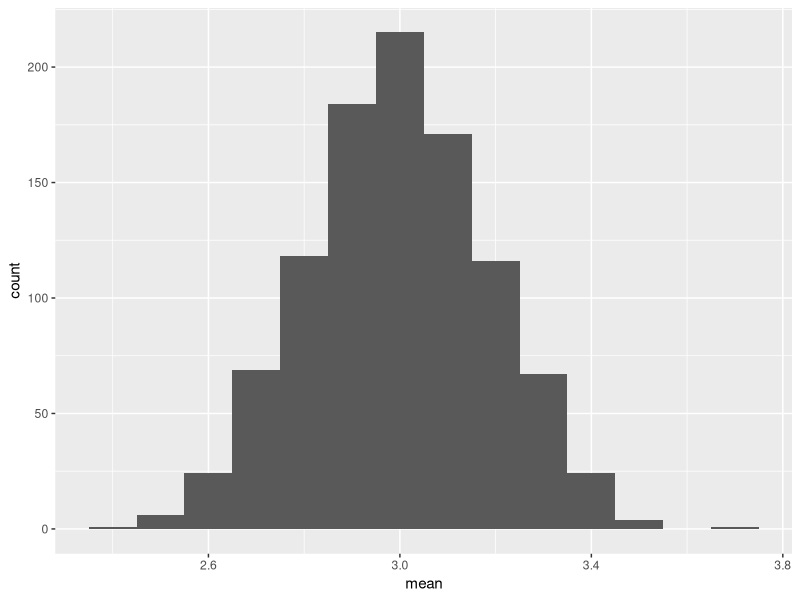

Write R code to recreate this figure.
# Link to full activity here: 
# https://s3.us-west-2.amazonaws.com/secure.notion-static.com/96954b01-a35a-4a20-ac7c-c2e6e4faaaa6/activity.pdf?X-Amz-Algorithm=AWS4-HMAC-SHA256&X-Amz-Content-Sha256=UNSIGNED-PAYLOAD&X-Amz-Credential=AKIAT73L2G45EIPT3X45%2F20221104%2Fus-west-2%2Fs3%2Faws4_request&X-Amz-Date=20221104T134812Z&X-Amz-Expires=86400&X-Amz-Signature=e8cc95d6c3bef1a1551d5baabb5244c761b5ca2c280b32bf79ee1be6713ff04b&X-Amz-SignedHeaders=host&response-content-disposition=filename%3D%22activity.pdf%22&x-id=GetObject

# Activity
# Think of a random variable constructed by transforming with a certain non-liner function
# 𝑓 a categorical, binomial, Poisson or Gaussian random variable.
# • Take a sample of size 50, save it into a variable x.
# • You can calculate the mean of this sample using function mean(). Repeat the previous
# steps different times, for example 1000. Obtaining different means coming from different
# samples.
# • Visualize the means observed in the previous simulation.
# • If you only had sample x (the initial 50 observations), what would be a reasonable value
# can you think about a region where 𝔼[𝑌 ] is likely to be?
#   For example, the random variable obtained after transforming with the function 𝑠𝑖𝑛 a binomial
# distribution.

library(tidyverse)

set.seed(1)
rv_data <- tibble()
for(i in 1:1000){
  x <- sample(1:5, size = 50, prob = c(1/5, 2/5, 1/5, 2/5, 1/5), replace=TRUE)
  rv_data <- bind_rows(rv_data,
                       tibble(i = i, mean = mean(x)))
}
# replicate(1000, mean(sample(1:5, size = 50, prob = c(1/5, 2/5, 1/5, 2/5, 1/5), replace=TRUE)))

ggplot(data = rv_data, aes(x = mean)) +
  geom_histogram(binwidth = 0.1)

# The region where E[Y] be would more likely be at the mean or center
